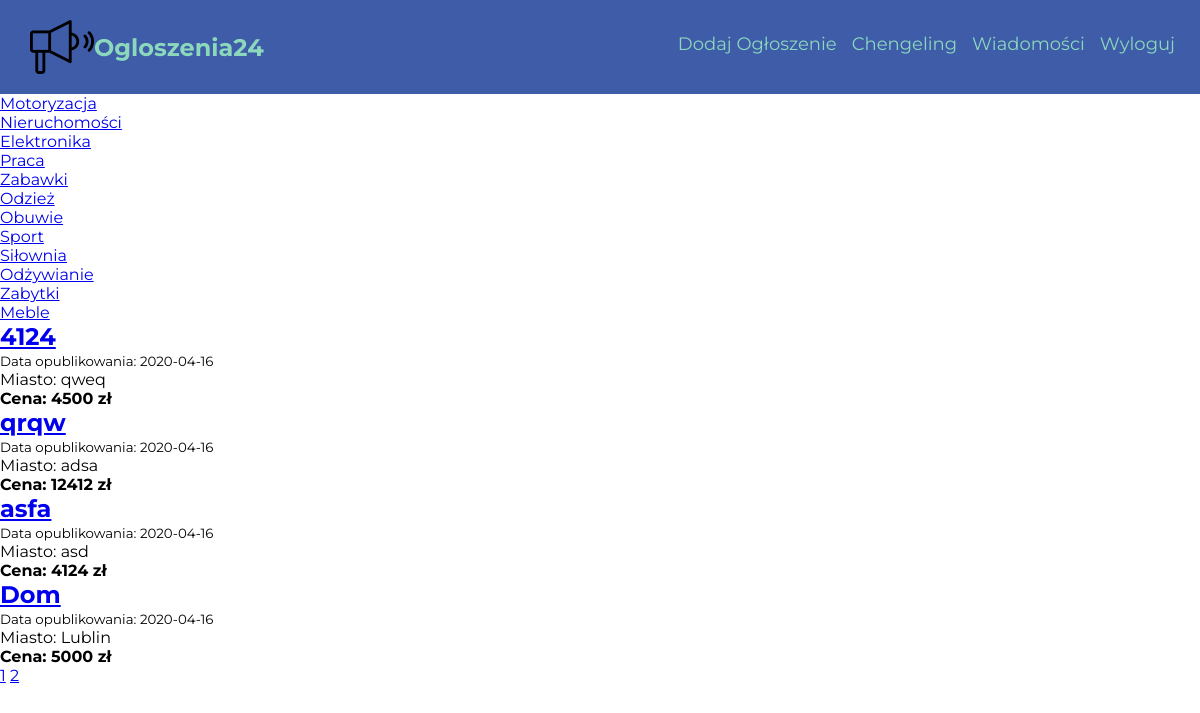
Page /motoryzacja/ (signed in) on the committed database.
### Ogloszenia24/models.py (models this page shows, shortened)
class User(db.Model, UserMixin):
    id = db.Column(db.Integer, primary_key = True)
    username = db.Column(db.String(20), unique=True, nullable=False)
    password = db.Column(db.String(30), nullable=False)
    email = db.Column(db.String(100), nullable=False, unique=True)
    adverts = db.relationship('Advert', backref='autor', lazy=True)
    messages_sent = db.relationship('Message',foreign_keys='Message.sender_id', backref='author', lazy='dynamic')
    messages_received = db.relationship('Message',foreign_keys='Message.recipient_id', backref='recipient', lazy='dynamic')
    telephone = db.Column(db.String(15))

class Advert(db.Model):
    __searchable__ = ['title']
    id = db.Column(db.Integer, primary_key=True)
    date = db.Column(db.DateTime, nullable=False, default = datetime.utcnow)
    title = db.Column(db.String(100), nullable=False)
    content = db.Column(db.Text, nullable = False)
    user_id = db.Column(db.Integer, db.ForeignKey('user.id'), nullable=False)
    category = db.Column(db.String(50), nullable=False)
    price = db.Column(db.Integer)
    city = db.Column(db.String(), nullable=False)

### Ogloszenia24/views.py (the view)
@app.route("/<string:category>/")
def search_results(category):
    page = request.args.get("page", default = 1, type=int)
    ads = Advert.query.filter_by(category = category).order_by(Advert.date.desc()).paginate(per_page=4)
    if ads.total > 0:
        cat = Advert.query.filter_by(category = category).first().category
        return render_template('search.html', ads=ads, cat=cat, title=category.capitalize())
    return render_template('search.html', ads=ads, title=category.capitalize())

### Ogloszenia24/models.py (called while the page is built)
@login_manager.user_loader
def load_user(id):
    return User.query.get(int(id))

### Ogloszenia24/templates/search.html
{% extends "layout.html" %}
{% block content %}
<section class="filter-ads">
  <div class="category-section-search">
        <div class="column">
          <div class="category-item">
            <a href="{{ url_for('search_results', category='motoryzacja') }}">Motoryzacja</a>
          </div>
          <div class="category-item">
            <a href="{{ url_for('search_results', category='nieruchomsci') }}">Nieruchomości</a>
          </div>
          <div class="category-item">
            <a href="{{ url_for('search_results', category='elektronika') }}">Elektronika</a>
          </div>
          <div class="category-item">
            <a href="{{ url_for('search_results', category='praca') }}">Praca</a>
          </div>
        </div>
        <div class="column">
          <div class="category-item">
            <a href="{{ url_for('search_results', category='zabawki') }}">Zabawki</a>
          </div>
          <div class="category-item">
            <a href="{{ url_for('search_results', category='odziez') }}">Odzież</a>
          </div>
          <div class="category-item">
            <a href="{{ url_for('search_results', category='obuwie') }}">Obuwie</a>
          </div>
          <div class="category-item">
            <a href="{{ url_for('search_results', category='sport') }}">Sport</a>
          </div>
        </div>
        <div class="column">
          <div class="category-item">
            <a href="{{ url_for('search_results', category='silownia') }}">Siłownia</a>
          </div>
          <div class="category-item">
            <a href="{{ url_for('search_results', category='odzywianie') }}">Odżywianie</a>
          </div>
          <div class="category-item">
            <a href="{{ url_for('search_results', category='zabytki') }}">Zabytki</a>
          </div>
          <div class="category-item">
            <a href="{{ url_for('search_results', category='meble') }}">Meble</a>
          </div>
        </div>
   </div>
  <div class="ad-list">
    {% if ads.items|length==0 %}
      <h2>Brak ogłoszeń!</h2>
    {% else %}
      {% for advert in ads.items %}
        <div class='ad'>
          <a href='{{ url_for('show_advert', advert_id = advert.id) }}'><h2>{{ advert.title }}</h2></a>
          <small>Data opublikowania: {{ advert.date.strftime('%Y-%m-%d') }}</small>
          <p>Miasto: {{ advert.city }}</p>
          <h4>Cena: {{ advert.price }} zł</h4>
        </div>
      {% endfor %}
    {% endif %}
    <div class="pages">
    {% for page_num in ads.iter_pages() %}
        {% if page_num %}
          <a href="{{ url_for('search_results', page=page_num, category=cat) }}">{{ page_num }}</a>
        {% endif %}
    {% endfor %}
    </div>
  </div>
</section>
{% endblock %}

### Ogloszenia24/templates/layout.html (shortened to what this page needs)
<!DOCTYPE html>
<html lang="en">
<head>
  <link rel="stylesheet" type="text/css" href="{{ url_for('static', filename='style.css')}}"/>
  <link rel="stylesheet" type="text/css" href="{{ url_for('static', filename='home.css')}}"/>
</head>
<body>
    <nav class="nav">
      <div class="nav__logo">
        <a href="{{ url_for('home')}}">
          <img class="nav__logo-image" src="/static/megaphone.png">
        </a>
        <h2 class="nav__logo-text">Ogloszenia24</h2>
      </div>
        <ul class="nav__list">
          {% if current_user.is_authenticated %}
                <li class="nav__list-item"><a class="nav__list-item-anchor" href="{{ url_for('add_advert')}}">Dodaj Ogłoszenie</a></li>
                <li class="nav__list-item"><a class="nav__list-item-anchor" href="{{ url_for('account') }}">{{ current_user.username }}</a></li>
                <li class="nav__list-item"><a class="nav__list-item-anchor" href="{{ url_for('messages')}}">Wiadomości</a></li>
                <li class="nav__list-item"><a class="nav__list-item-anchor" href="{{ url_for('logout')}}">Wyloguj</a></li>
              {% else %}
                <li class="nav__list-item"><a class="nav__list-item-anchor" href="{{ url_for('login')}}">Logowanie</a></li>
                <li class="nav__list-item"><a class="nav__list-item-anchor" href="{{ url_for('register')}}">Rejestracja</a></li>
              {% endif %}
        </ul>
    </nav>
  <main class="container">
    {% block content %}
    {% endblock %}
  </main>
</body>
</html>

### Ogloszenia24/static/style.css (style rules this page uses)
* { margin: 0; padding: 0; box-sizing: border-box; font-family: 'Montserrat', sans-serif; }
:root { --primary-color: #3e5ca8; --secondary-color: #8BD8BD; --orange-color: rgb(255, 113, 18); }

### Ogloszenia24/static/home.css (style rules this page uses)
.nav { display: flex; justify-content: space-between; align-items: center; background-color: #fffdf7; width: 100%; max-width: 100vw; background: var(--primary-color); padding: 15px 10px; overflow: hidden; }
.nav__logo { display: flex; align-items: center; margin-left: 20px; }
.nav__logo-image { display: block; height: 64px; width: 64px; }
.nav__logo-text { color: var(--secondary-color); }
.nav__list { display: flex; list-style: none; transition: 0.5s; }
.nav__list-item { margin-right: 15px; position: relative; }
.nav__list-item-anchor { text-decoration: none; color: var(--secondary-color); position: relative; font-size: 18px; }
.nav__list-item-anchor::after { content: ""; width: 0; margin: 0 auto; height: 3px; display: block; background-color: rgb(255, 113, 18); transition: 0.4s ease-out; margin-top: 4px; }

### rows in the picture
User: username "Chengeling"
Advert: title "4124", date "2020-04-16", city "qweq", price "4500"
Advert: title "qrqw", date "2020-04-16", city "adsa", price "12412"
Advert: title "asfa", date "2020-04-16", city "asd", price "4124"
Advert: title "Dom", date "2020-04-16", city "Lublin", price "5000"

### other values in the picture
{{ page_num }} "1" "2"
